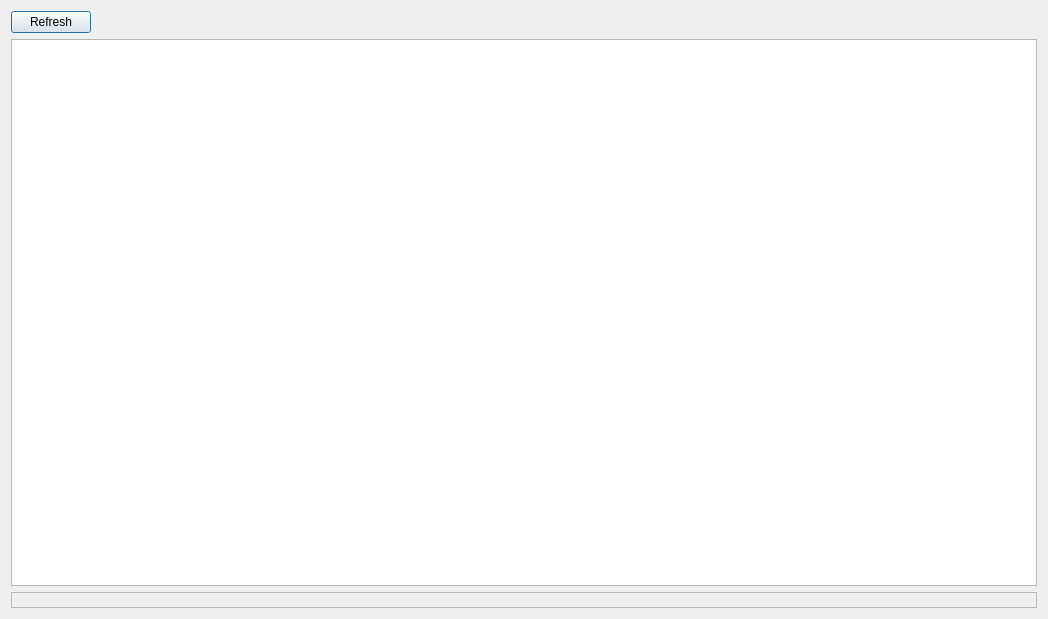
<?xml version="1.0" encoding="UTF-8"?>
<ui version="4.0">
 <class>Details</class>
 <widget class="QDialog" name="Details">
  <property name="geometry">
   <rect>
    <x>0</x>
    <y>0</y>
    <width>1048</width>
    <height>619</height>
   </rect>
  </property>
  <property name="windowTitle">
   <string>Mail Notifier</string>
  </property>
  <property name="windowIcon">
   <iconset resource="../resources.qrc">
    <normaloff>:/icons/mailbox_empty.png</normaloff>:/icons/mailbox_empty.png</iconset>
  </property>
  <layout class="QVBoxLayout" name="verticalLayout_2">
   <item>
    <widget class="QPushButton" name="btnRefresh">
     <property name="sizePolicy">
      <sizepolicy hsizetype="Fixed" vsizetype="Fixed">
       <horstretch>0</horstretch>
       <verstretch>0</verstretch>
      </sizepolicy>
     </property>
     <property name="text">
      <string>Refresh</string>
     </property>
     <property name="icon">
      <iconset resource="../resources.qrc">
       <normaloff>:/icons/check_now.png</normaloff>:/icons/check_now.png</iconset>
     </property>
    </widget>
   </item>
   <item>
    <layout class="QHBoxLayout" name="horizontalLayout">
     <item>
      <widget class="QTableWidget" name="tableWidget"/>
     </item>
    </layout>
   </item>
   <item>
    <widget class="QLabel" name="statusBar">
     <property name="sizePolicy">
      <sizepolicy hsizetype="Preferred" vsizetype="Preferred">
       <horstretch>0</horstretch>
       <verstretch>0</verstretch>
      </sizepolicy>
     </property>
     <property name="minimumSize">
      <size>
       <width>0</width>
       <height>0</height>
      </size>
     </property>
     <property name="baseSize">
      <size>
       <width>0</width>
       <height>0</height>
      </size>
     </property>
     <property name="frameShape">
      <enum>QFrame::StyledPanel</enum>
     </property>
     <property name="frameShadow">
      <enum>QFrame::Sunken</enum>
     </property>
     <property name="text">
      <string/>
     </property>
    </widget>
   </item>
  </layout>
 </widget>
 <resources>
  <include location="../resources.qrc"/>
 </resources>
 <connections/>
</ui>
